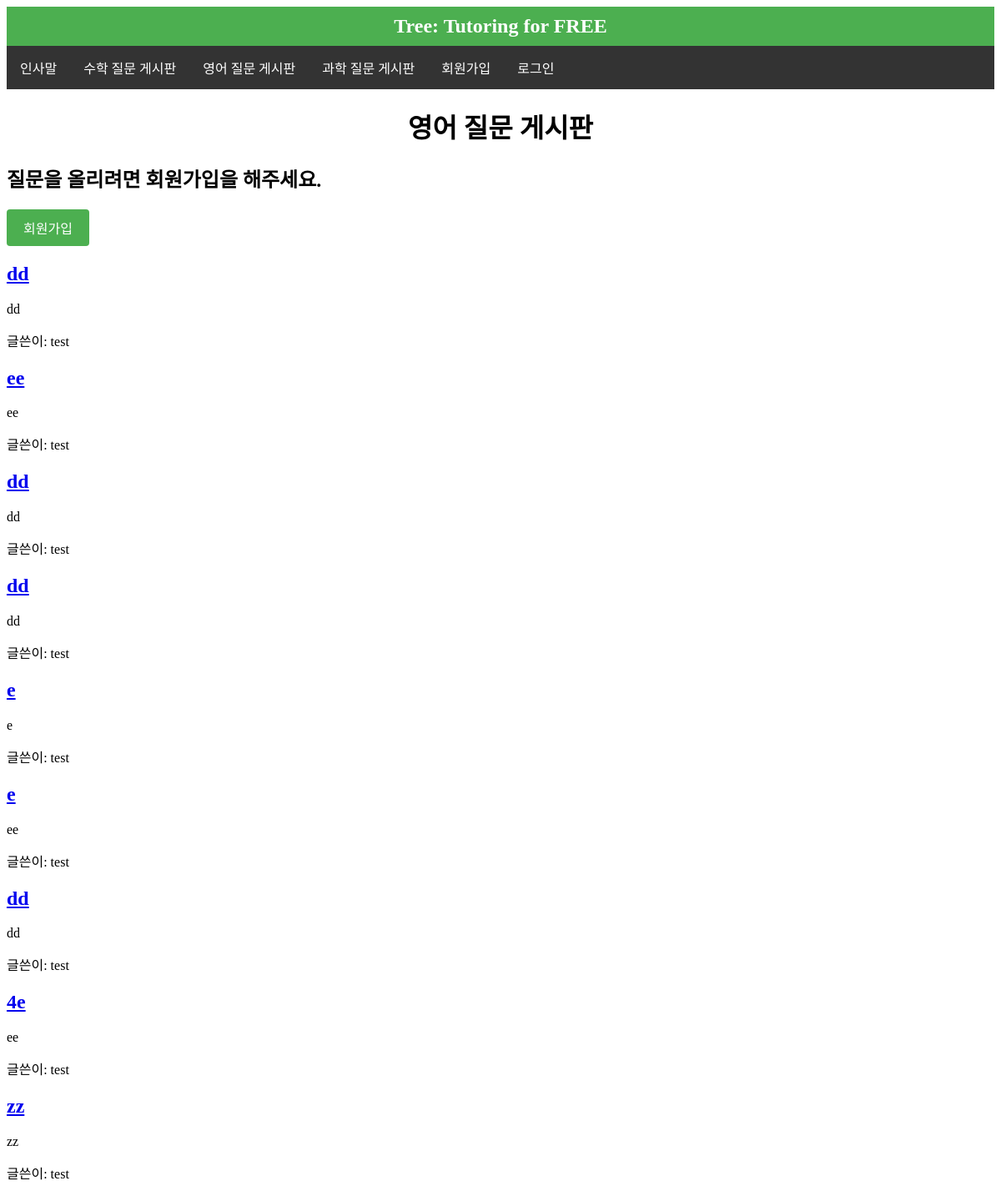
The page /english/ on the database as committed earlier.
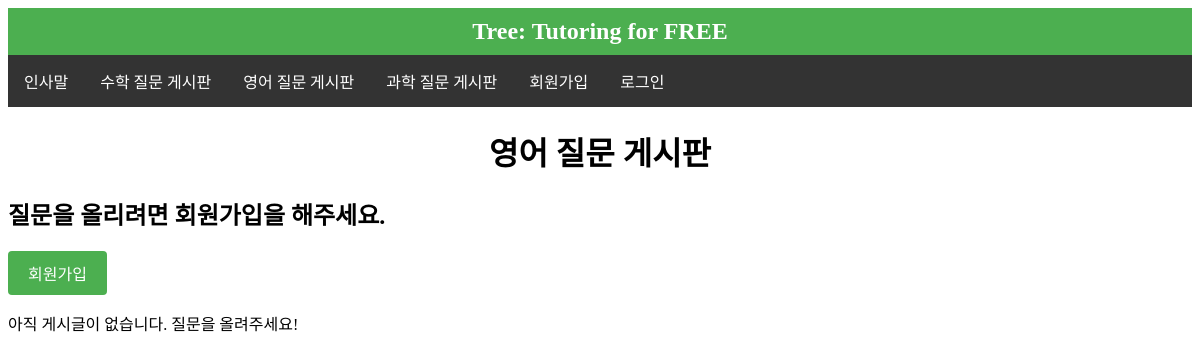
The same page on the database as committed later.
### web/models.py (models this page shows, shortened)
class Post(models.Model):
    title = models.CharField(max_length=200)
    board = models.CharField(max_length=100)  # Field representing the board category
    content = models.TextField()
    author = models.ForeignKey(User, on_delete=models.CASCADE)
    created_at = models.DateTimeField(auto_now_add=True)

### web/views.py (the view)
# urls.py: path('english/', views.english, {'board': 'english'}, name='english'),
def english(request, board):
    posts = Post.objects.filter(board='english')
    return render(request, 'english.html', {'posts': posts, 'contents':board})

### templates/english.html (shortened to what this page needs)
{% extends 'index.html' %}
{% block content %}
    <h1>영어 질문 게시판</h1>
    {% if user.is_authenticated %}
        <a href="{% url 'add_english_post' %}">
            <button class="cool-button">질문글 올리기</button>
          </a>
    {% else %}
        <h2>질문을 올리려면 회원가입을 해주세요.</h2>
        <a href="{% url 'signup' %}">
            <button class="cool-button">회원가입</button>
          </a>
    {% endif %}
    {% if posts %}
        {% for post in posts %}
            <div class="post">
                <h2><a href="{% url 'post_detail' post_id=post.id %}">{{ post.title }}</a></h2>
                <p>{{ post.content }}</p>
                <p>글쓴이: {{ post.author }}</p>
            </div>
        {% endfor %}
    {% else %}
        <p>아직 게시글이 없습니다. 질문을 올려주세요!</p>
    {% endif %}
    <head>
      </head>
{% endblock %}

Rows that differ between the two databases and show on the page:
removed Post: title "dd", content "dd", author "test"
removed Post: title "ee", content "ee", author "test"
removed Post: title "dd", content "dd", author "test"
removed Post: title "dd", content "dd", author "test"
removed Post: title "e", content "e", author "test"
removed Post: title "e", content "ee", author "test"
removed Post: title "dd", content "dd", author "test"
removed Post: title "4e", content "ee", author "test"
removed Post: title "zz", content "zz", author "test"
Other text that changed with them:
text now shown: "아직 게시글이 없습니다. 질문을 올려주세요!"
